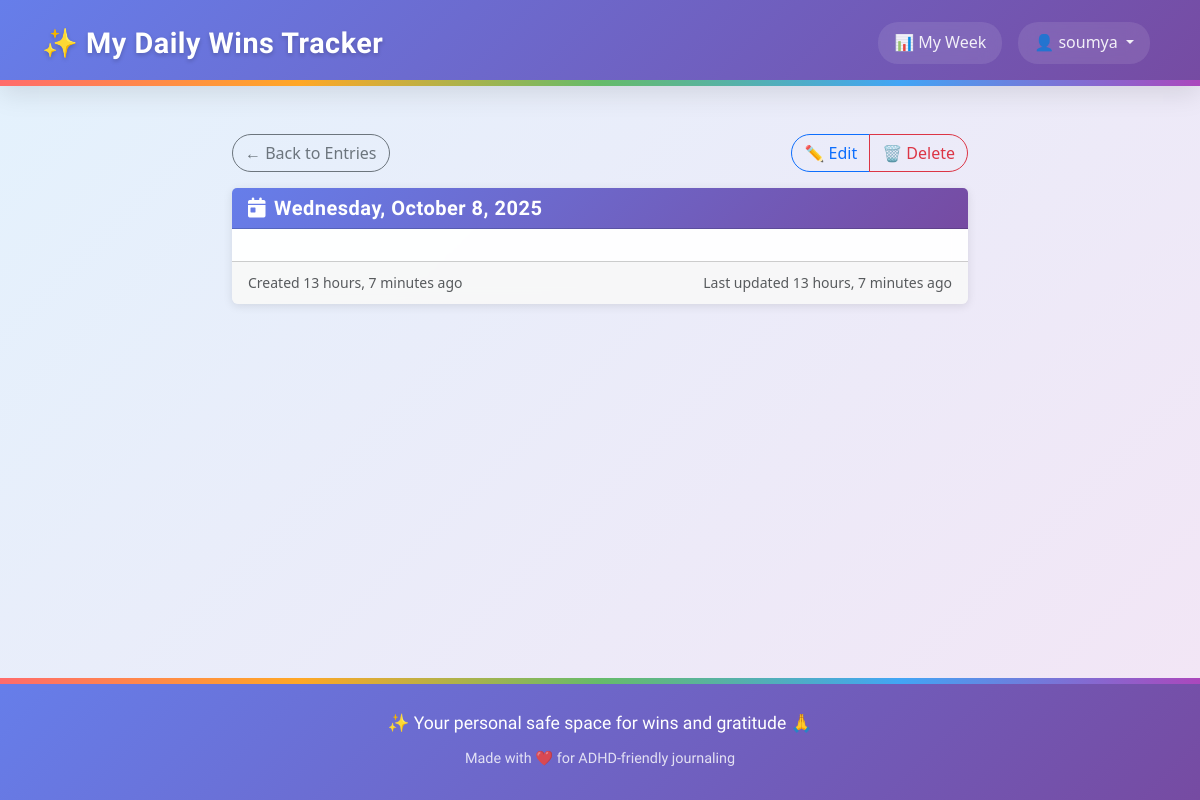
Page /entries/60/ (signed in) on the earlier database version.
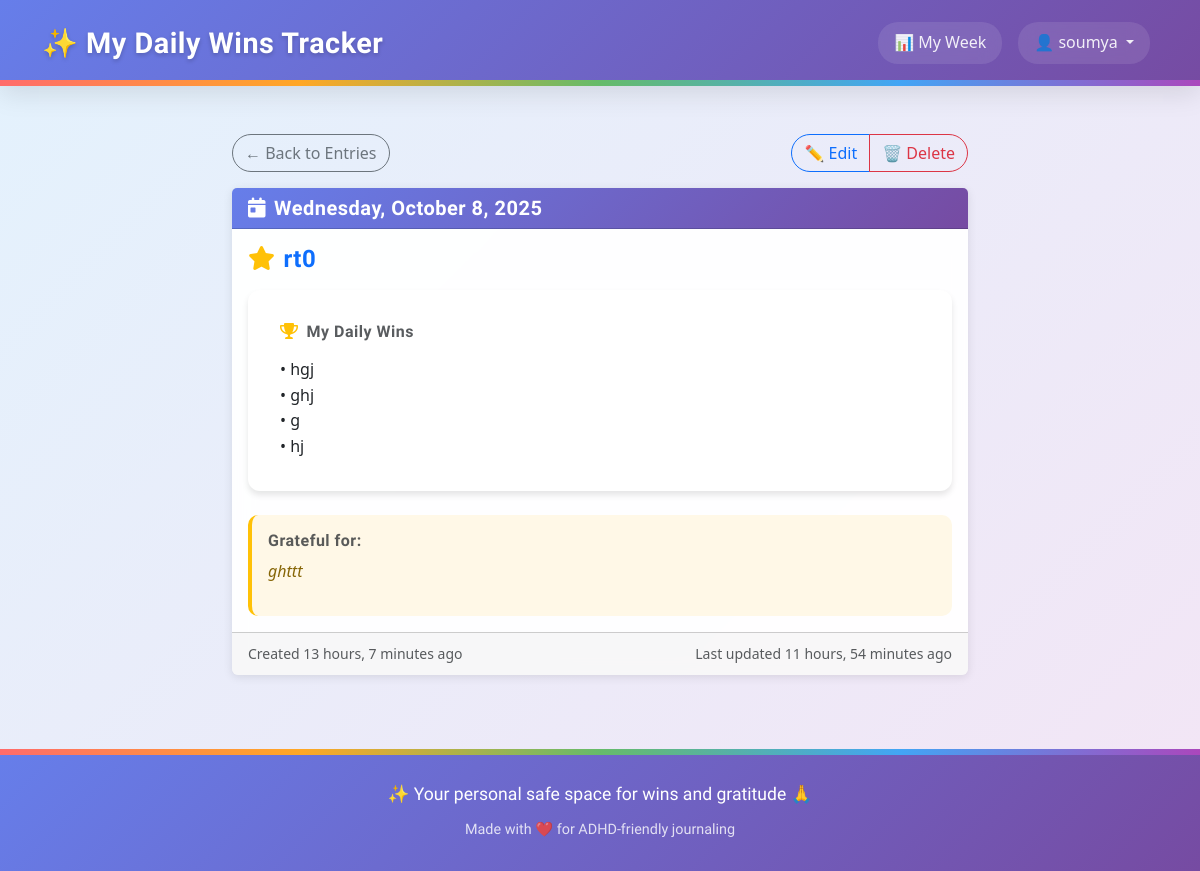
Same page on the later database version.
### tracker/models.py (models this page shows, shortened)
class Entry(models.Model):
    class MoodChoice(models.IntegerChoices):
        TERRIBLE = 1, '😰 Terrible'
        BAD = 2, '😞 Bad'
        MEH = 3, '😐 Meh'
        OKAY = 4, '🙂 Okay'
        GOOD = 5, '😊 Good'
        GREAT = 6, '😄 Great'
        AMAZING = 7, '🤩 Amazing'
        FANTASTIC = 8, '🥳 Fantastic'
        INCREDIBLE = 9, '✨ Incredible'
        PERFECT = 10, '🌟 Perfect'
    user = models.ForeignKey(User, on_delete=models.CASCADE, related_name='entries')
    entry_date = models.DateField(help_text="The date this entry is for", null=True, blank=True)
    title = models.CharField(max_length=200, blank=True, help_text="Short title for your daily win")
    content = models.TextField(blank=True, help_text="Details about your daily wins")
    mood_rating = models.IntegerField(
        choices=MoodChoice.choices,
        null=True,
        blank=True,
        help_text="How was your mood today?"
    )
    gratitude_text = models.TextField(
        blank=True,
        help_text="Today I was grateful for..."
    )
    date_created = models.DateTimeField(auto_now_add=True)
    date_modified = models.DateTimeField(auto_now=True)
    is_private = models.BooleanField(default=True)
    categories = models.ManyToManyField(
        Category,
        blank=True,
        related_name='entries',
        help_text="Optional categories for this entry"
    )
    class Meta:
        verbose_name_plural = "Entries"
        ordering = ['-entry_date', '-date_created']
        constraints = [
            UniqueConstraint(
                fields=['user', 'entry_date'],
                name='unique_entry_per_user_per_day',
                violation_error_message='You can only have one entry per day.'
            ),
            models.CheckConstraint(
                name='mood_rating_valid_choice',
                check=models.Q(mood_rating__isnull=True) | models.Q(mood_rating__in=[1,2,3,4,5,6,7,8,9,10]),
                violation_error_message='Mood rating must be between 1 and 10.',
            )
        ]
        indexes = [
            models.Index(fields=['user', '-entry_date']),  # Dashboard queries
            models.Index(fields=['user', 'entry_date']),   # Day lookups
            models.Index(fields=['mood_rating']),          # Filtering
        ]

### tracker/views.py (the view)
# urls.py: path("entries/<int:pk>/", views.entry_detail, name="entry_detail"),
@login_required
def entry_detail(request, pk):
    entry = get_object_or_404(Entry, pk=pk, user=request.user)
    return render(request, 'tracker/entry_detail.html', {'entry': entry})

### tracker/templatetags/win_filters.py (called while the page is built)
@register.filter
def format_wins(content):
    if not content:
        return ""
    lines = [line.strip() for line in content.split('\n') if line.strip()]
    if not lines:
        return ""
    bullet_points = []
    for line in lines:
        if line.startswith('✓'):
            bullet_points.append(line)
        else:
            clean_line = re.sub(r'^[•\-\*\+]\s*', '', line).strip()
            if clean_line:
                bullet_points.append(f'• {clean_line}')
    return mark_safe('<br>'.join(bullet_points))

### templates/tracker/entry_detail.html (shortened to what this page needs)
{% extends "base.html" %}
{% load static %}
{% load win_filters %}
{% block extra_css %}
<link rel="stylesheet" href="{% static 'css/forms.css' %}">
{% endblock %}
{% block content %}
<div class="row justify-content-center">
    <div class="col-lg-8">
        <div class="d-flex justify-content-between align-items-center mb-3">
            <div>
                <a href="{% url 'entry_list' %}" class="btn btn-outline-secondary">
                    ← Back to Entries
                </a>
            </div>
            <div>
                <div class="btn-group" role="group">
                    <a href="{% url 'entry_edit' entry.pk %}" class="btn btn-outline-primary">
                        ✏️ Edit
                    </a>
                    <button type="button" class="btn btn-outline-danger" onclick="deleteEntry({{ entry.pk }})">
                        🗑️ Delete
                    </button>
                </div>
            </div>
        </div>
        <div class="card">
            <div class="card-header">
                <div class="d-flex justify-content-between align-items-center">
                    <div>
                        <h5 class="mb-0">
                            <i class="fas fa-calendar-day me-2"></i>{{ entry.entry_date|date:"l, F j, Y" }}
                        </h5>
                    </div>
                </div>
            </div>
            <div class="card-body">
                {% if entry.title %}
                    <h4 class="text-primary mb-3">
                        <i class="fas fa-star text-warning me-2"></i>{{ entry.title }}
                    </h4>
                {% endif %}
                {% if entry.content %}
                    <div class="entry-content mb-4">
                        <h6 class="text-muted mb-3">
                            <i class="fas fa-trophy text-warning me-2"></i>My Daily Wins
                        </h6>
                        {{ entry.content|format_wins }}
                    </div>
                {% endif %}
                {% if entry.gratitude_text %}
                    <div class="mt-4 p-3" style="background: #fff8e7; border-radius: 10px; border-left: 4px solid #ffc107;">
                        <h6 class="text-muted mb-2">Grateful for:</h6>
                        <div style="font-style: italic; color: #856404;">
                            {{ entry.gratitude_text|linebreaks }}
                        </div>
                    </div>
                {% endif %}
            </div>
            <div class="card-footer text-muted">
                <div class="row">
                    <div class="col-md-6">
                        <small>
                            Created {{ entry.date_created|timesince }} ago
                        </small>
                    </div>
                    <div class="col-md-6 text-end">
                        {% if entry.date_modified != entry.date_created %}
                            <small>
                                Last updated {{ entry.date_modified|timesince }} ago
                            </small>
                        {% endif %}
                    </div>
                </div>
            </div>
        </div>
    </div>
</div>
{% endblock %}

### templates/base.html (shortened to what this page needs)
{% load static %}
{% load widget_tweaks %}
<!doctype html>
<html lang="en">
<head>
    <link href="https://cdn.jsdelivr.net/npm/bootstrap@5.3.0/dist/css/bootstrap.min.css" rel="stylesheet">
    <link rel="stylesheet" href="https://cdnjs.cloudflare.com/ajax/libs/font-awesome/6.0.0/css/all.min.css">
    <link rel="stylesheet" href="{% static 'css/base.css' %}">
    {% block extra_css %}{% endblock %}
</head>
<body class="{% if request.resolver_match.url_name == 'home' %}homepage{% else %}app-page{% endif %}">
    <nav class="navbar navbar-expand-lg navbar-dark custom-navbar">
        <div class="container">
            <a class="navbar-brand d-flex align-items-center" href="{% url 'home' %}">
                ✨ My Daily Wins Tracker
            </a>
            <div class="collapse navbar-collapse" id="navbarNav">
                <ul class="navbar-nav ms-auto">
                    {% if user.is_authenticated %}
                        <li class="nav-item">
                            <a class="nav-link" href="{% url 'weekly_dashboard' %}">
                                📊 My Week
                            </a>
                        </li>
                        <li class="nav-item dropdown">
                            <a class="nav-link dropdown-toggle" href="#" id="navbarDropdown" role="button" data-bs-toggle="dropdown">
                                👤 {{ user.username }}
                            </a>
                        </li>
                    {% endif %}
                </ul>
            </div>
        </div>
    </nav>
    <div class="container mt-5 flex-grow-1">
        {% block content %}{% endblock %}
    </div>
    <footer>
        <div class="rainbow-border"></div>
        <div class="container">
            <p class="main">✨ Your personal safe space for wins and gratitude 🙏</p>
            <p class="sub">Made with ❤️ for ADHD-friendly journaling</p>
        </div>
    </footer>
</body>
</html>

### static/css/base.css (style rules this page uses)
body { font-family: 'Segoe UI', Tahoma, Geneva, Verdana, sans-serif; line-height: 1.6; min-height: 100vh; display: flex; flex-direction: column; margin: 0; padding: 0; }
body.app-page { background: linear-gradient(135deg, #e3f2fd 0%, #f3e5f5 25%, #e8f5e8 50%, #fff3e0 75%, #e3f2fd 100%); background-size: 400% 400%; animation: gradientShift 25s ease infinite; }
.card { background: rgba(255, 255, 255, 0.95); backdrop-filter: blur(10px); border: 1px solid rgba(255, 255, 255, 0.2); box-shadow: 0 8px 32px rgba(0, 0, 0, 0.15); }
h1, h2, h3, h4, h5, h6, .h1, .h2, .h3, .h4, .h5, .h6 { font-family: 'Comfortaa', cursive; font-weight: 600; letter-spacing: 0.5px; }
.navbar-brand { font-weight: bold; font-size: 1.5rem; }
.card { border: none; box-shadow: 0 2px 10px rgba(0,0,0,0.1); margin-bottom: 1.5rem; }
.btn { border-radius: 25px; font-weight: 500; }
::placeholder { color: #adb5bd !important; opacity: 1; }
.custom-navbar { background: linear-gradient(135deg, #667eea 0%, #764ba2 100%) !important; box-shadow: 0 8px 25px rgba(0,0,0,0.1); margin-bottom: 0; padding: 15px 0; position: relative; }
.custom-navbar::after { content: ''; position: absolute; bottom: 0; left: 0; right: 0; height: 6px; background: linear-gradient(90deg, #ff6b6b, #ffa726, #66bb6a, #42a5f5, #ab47bc); }
.navbar-brand { font-family: 'Comfortaa', cursive; font-weight: 700; font-size: 1.8rem; color: white !important; text-shadow: 0 2px 4px rgba(0,0,0,0.2); transition: all 0.3s ease; letter-spacing: 0.5px; }
.navbar-nav .nav-link { color: rgba(255,255,255,0.9) !important; font-weight: 500; margin: 0 8px; padding: 8px 16px !important; border-radius: 20px; transition: all 0.3s ease; background: rgba(255,255,255,0.1); backdrop-filter: blur(10px); }
footer { background: linear-gradient(135deg, #667eea 0%, #764ba2 100%); color: white; text-align: center; padding: 30px 0; margin-top: 50px; position: relative; border-top: 1px solid rgba(255, 255, 255, 0.1); }
footer .rainbow-border { position: absolute; top: -1px; left: 0; right: 0; height: 6px; background: linear-gradient(90deg, #ff6b6b, #ffa726, #66bb6a, #42a5f5, #ab47bc); }
footer p { font-family: 'Comfortaa', cursive; }
footer p.main { margin: 0; font-size: 1.1rem; font-weight: 500; }
footer p.sub { margin: 10px 0 0 0; opacity: 0.8; font-size: 0.9rem; }

### static/css/forms.css (style rules this page uses)
.entry-content { background: white; border-radius: 12px; box-shadow: 0 4px 6px rgba(0, 0, 0, 0.1); padding: 2rem; margin-bottom: 2rem; }

### templates/tracker/entry_detail.html (style rules this page uses)
.card-header { background: linear-gradient(135deg, #667eea 0%, #764ba2 100%); color: white; }
.card-header h5 { color: white !important; }
.card-header .fa-calendar-day { color: white !important; }

Differences in the rows shown:
changed Entry: title (not shown) → "rt0"; content (not shown) → "• hgj • ghj • g • hj"; gratitude_text (not shown) → "ghttt"; date_modified "13 hours, 7 minutes" → "11 hours, 54 minutes"
Other differences:
text now shown: "My Daily Wins Grateful for:"
